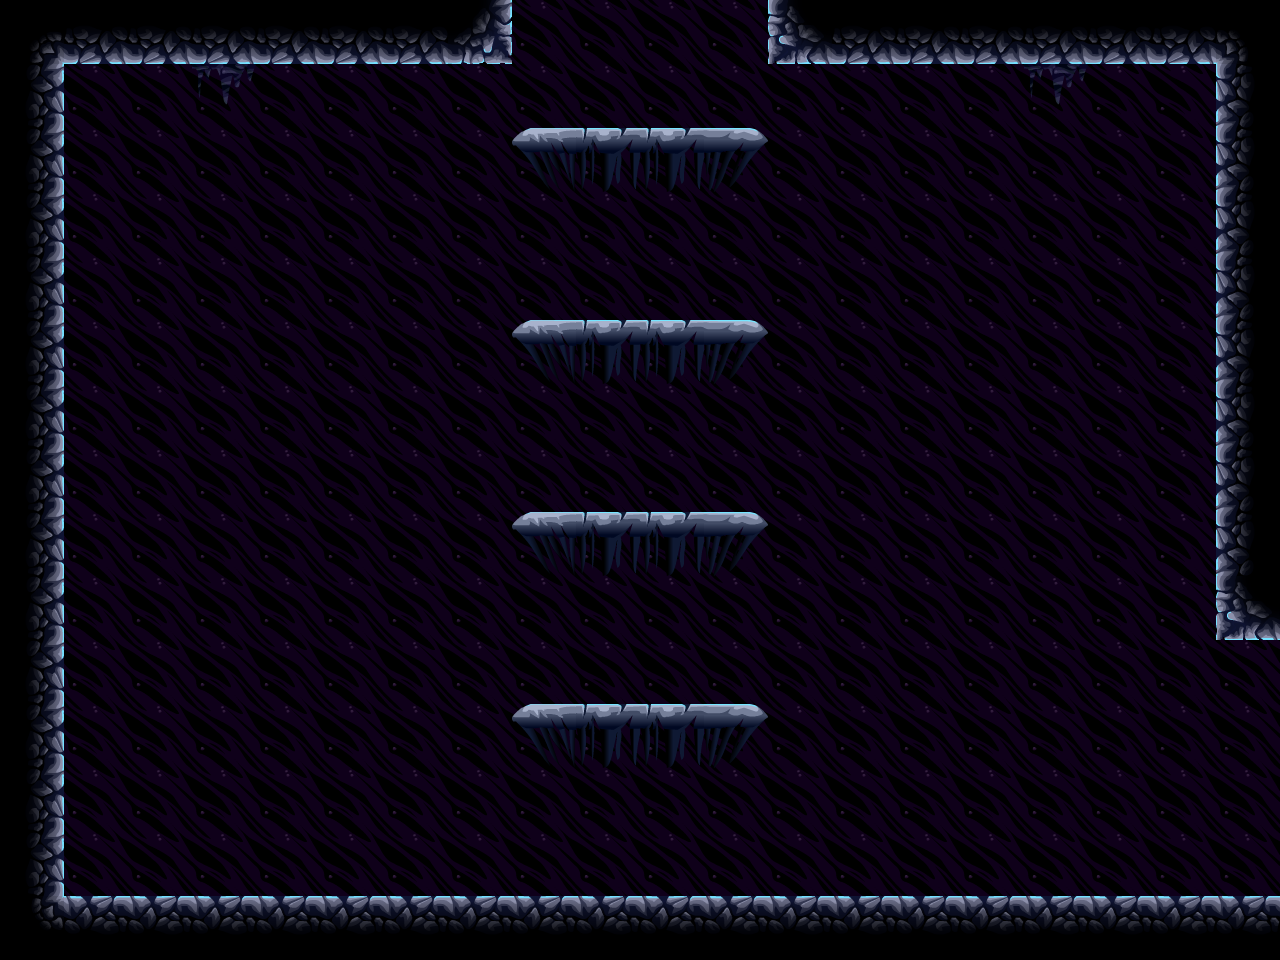

This game map was drawn from its Tiled (.tmx) file and the tilesets committed beside it. A one-line description and the trimmed map source follow:
An orthogonal 20x15 tile map with 64x64 px tiles, 3 tile layers (Background, bg2, Level) and 2 objects (2x door).

<map version="1.0" orientation="orthogonal" width="20" height="15" tilewidth="64" tileheight="64">
 <tileset firstgid="1" name="tiles" tilewidth="64" tileheight="64">
  <image source="../../images/tilesets/cave1.png" width="512" height="1024" />
  <terraintypes>
   <terrain name="crossable" tile="13" />
   <terrain name="crossable" tile="15" />
   <terrain name="crossable" tile="14" />
  </terraintypes>
 </tileset>
 <layer name="Background" width="20" height="15">
  <properties>
   <property name="nocollide" value="true" />
   <property name="tileset" value="tiles" />
  </properties>
  <data>[300 cells, 300 non-empty, 1 distinct tile ids]</data>
 </layer>
 <layer name="bg2" width="20" height="15">
  <properties>
   <property name="nocollide" value="true" />
   <property name="tileset" value="tiles" />
  </properties>
  <data>[300 cells, 2 non-empty, 1 distinct tile ids]</data>
 </layer>
 <layer name="Level" width="20" height="15">
  <properties>
   <property name="tileset" value="tiles" />
  </properties>
  <data>[300 cells, 74 non-empty, 12 distinct tile ids]</data>
 </layer>
 <objectgroup name="doors" width="20" height="15">
  <object name="door" type="door" gid="19" x="512" y="64">
   <properties>
    <property name="direction" value="up" />
   </properties>
  </object>
  <object name="door" type="door" gid="19" x="1216" y="704">
   <properties>
    <property name="direction" value="right" />
   </properties>
  </object>
 </objectgroup>
</map>
